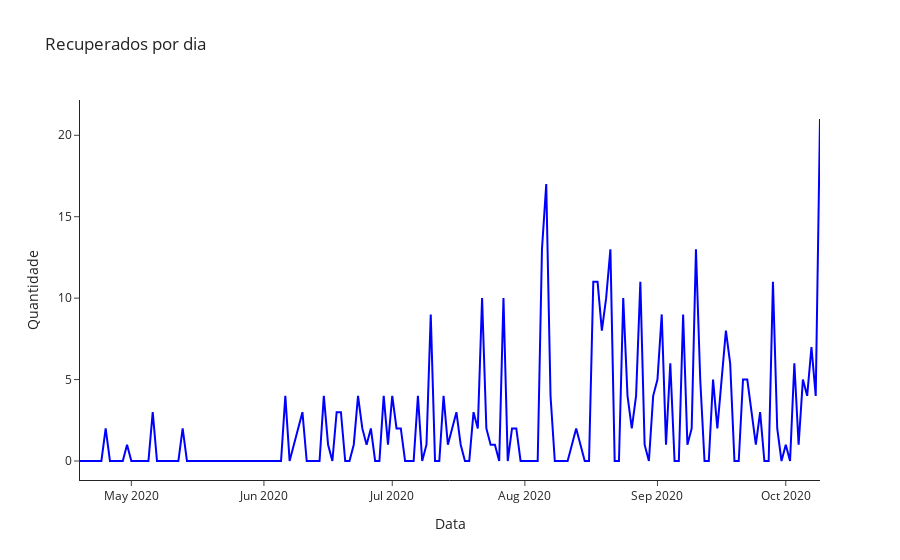

Notebook cell for this chart:
### Markdown cell above
Gráfico com a tendência de casos recuperados por dia.

### Code cell
go.Figure().add_trace(go.Scatter(x=new_df['data'], y=new_df['recuperados'], mode='lines', marker_color='blue')).update_layout(xaxis_title='Data', yaxis_title='Quantidade', title_text='Recuperados por dia')

### Figure 1 — Plotly figure (JSON) as saved in the notebook; plotly's stock layout.template omitted (floating-point values rounded to 4 significant figures; data arrays with more than 128 entries replaced by an {"elided": "..."} marker saying what was removed)
{"data": [{"marker": {"color": "blue"}, "mode": "lines", "type": "scatter", "x": {"elided": "174 str values"}, "y": {"elided": "174 int values"}}], "layout": {"title": {"text": "Recuperados por dia"}, "xaxis": {"title": {"text": "Data"}}, "yaxis": {"title": {"text": "Quantidade"}}}}
